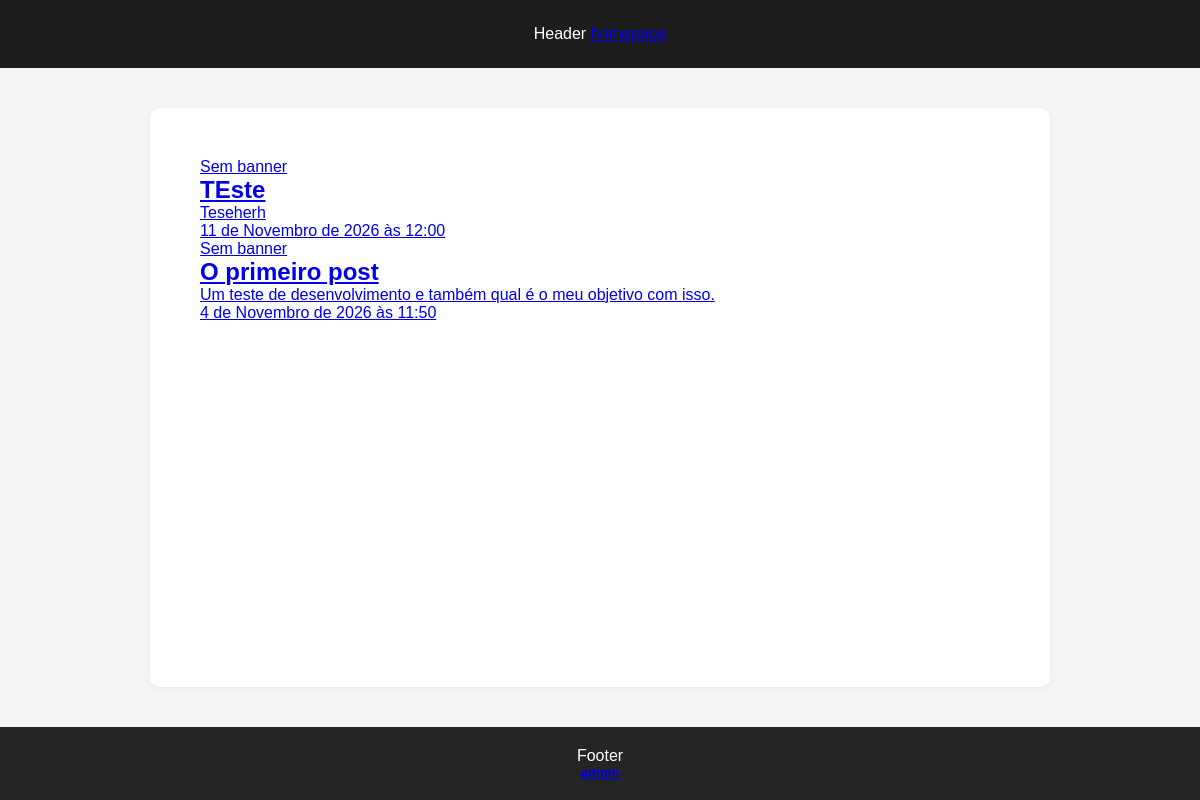
Page /text/ on the earlier database version.
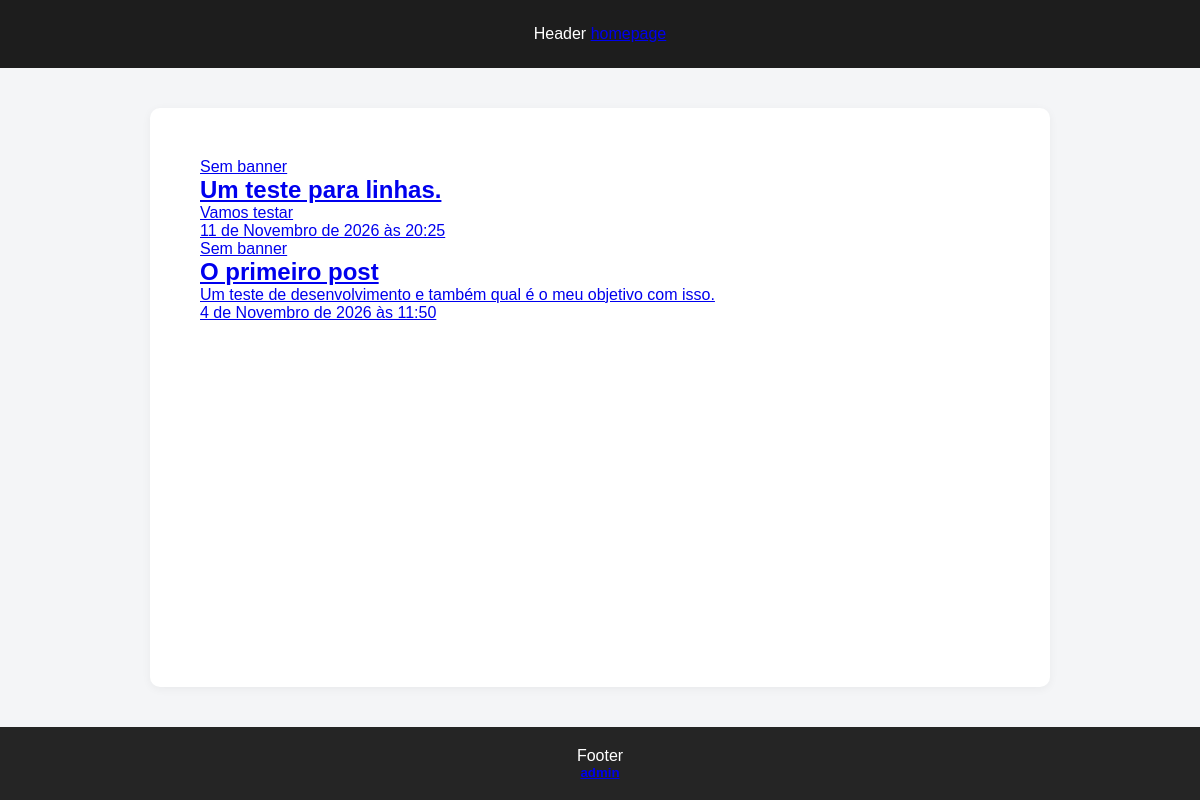
Same page on the later database version.
### textposts/models.py (models this page shows, shortened)
class Post(models.Model):
    title = models.CharField("title",max_length=90)
    slug = models.SlugField(unique=True)
    subtitle = models.CharField("subtitle",max_length=120)
    date = models.DateTimeField(auto_now_add=True)
    text = models.TextField()
    visible = models.BooleanField(default=True)
    class Meta:
        ordering = ["-date"] # The "-" is to display the newer one to the oldest one.
        verbose_name = "post"
        verbose_name_plural = "posts"

### textposts/views.py (the view)
# urls.py: path("text/", views.muralposts, name="textposts"),
def muralposts(request):
    posts = Post.objects.all()
    return render(request, "textposts/muralposts.html", {"posts": posts})

### textposts/templates/textposts/muralposts.html (shortened to what this page needs)
{% extends "textposts/base.html" %}
{% block content %}
<div>
    {% for post in posts %}
    {% if post.visible %}
    <div>
    <a href="read/{{ post.slug }}">
        <div>
            {% if post.image %}
                <img src="{{ post.image }}" alt="{{ post.title }}">
            {% else %}
                <p>Sem banner</p>
            {% endif %}
        </div>
        <div>
            <h2>{{ post.title }}</h2>
            <p>{{ post.subtitle }}</p>
            <span>{{ post.date }}</span>
        </div>
    </a>
    </div>
    {% endif %}
    {% endfor %}
</div>
{% endblock %}

### textposts/templates/textposts/base.html (shortened to what this page needs)
{% load static %}
<!DOCTYPE html>
<html lang="pt-br">
<head>
    <link rel="stylesheet" href="{% static 'textposts/style.css' %}">
</head>
<body>
    <header>
        Header
        <a href='/'>homepage</a>
    </header>
    <main>{% block content %}{% endblock %}</main>
    <footer>
        Footer
        <h5>
            <a href='/admin'>admin</a>
        </h5>
    </footer>
</body>
</html>

### textposts/static/textposts/style.css (style rules this page uses)
* { margin: 0; padding: 0; box-sizing: border-box; }
body { font-family: Arial, sans-serif; background-color: #f4f5f7; color: #333; min-height: 100vh; display: flex; flex-direction: column; }
header { background-color: #1d1d1d; color: white; padding: 25px; text-align: center; }
main { flex: 1; width: 90%; max-width: 900px; margin: 40px auto; padding: 50px; background-color: rgb(255, 255, 255); border-radius: 10px; box-shadow: 0 2px 10px rgba(0, 0, 0, 0.05); }
footer { background-color: #252525; color: white; padding: 20px; text-align: center; }

Differences in the rows shown:
removed Post: title "TEste", subtitle "Teseherh", date "11 de Novembro de 2026 às 12:00"
added Post: title "Um teste para linhas.", subtitle "Vamos testar", date "11 de Novembro de 2026 às 20:25"
